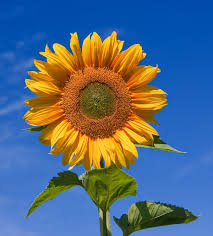
#> input picture images/flower.jpg, 213 x 236 px, found by its file name
$ jupyter execute Canny.ipynb   (shell and % lines are left out)
#> lines starting #> are read from the running program, lines starting #| are printed output that depends on the picture; after the words box and inside, x2 and y2 are one past the last pixel; in counts of white or black regions, pixels touching at a corner belong together
[cell 1]
import numpy as np
import matplotlib.pyplot as plt
import cv2

[cell 2]
image = cv2.imread('images\\flower.jpg')
#> image is the input picture: shape (236, 213, 3); mean B, G, R 128, 106.5, 84.7
image_copy = np.copy(image)
image_copy = cv2.cvtColor(image_copy,cv2.COLOR_BGR2RGB)
plt.imshow(image_copy)

[cell 3]
gray = cv2.cvtColor(image_copy,cv2.COLOR_RGB2GRAY)
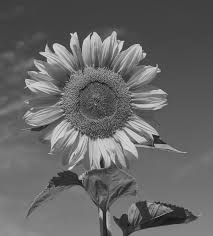
#> gray: shape (236, 213); min 11, max 229, mean 102.4
plt.imshow(gray,cmap = 'gray')

[cell 4]
# Apply canny edge detection
lower = 200
upper = 240
edges = cv2.Canny(gray,lower,upper)
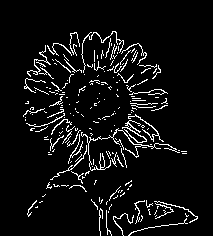
#> edges: shape (236, 213); 6.4% white in thin lines or dots, all inside (x1, y1, x2, y2) = (23, 31, 198, 236)
plt.imshow(edges,cmap = 'gray')

[cell 5]
edges = cv2.Canny(gray,100,250)
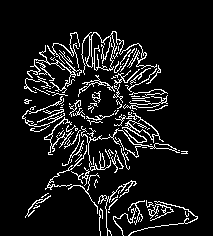
#> edges: shape (236, 213); 9.3% white in thin lines or dots, all inside (x1, y1, x2, y2) = (22, 31, 198, 236)
edges1 = cv2.Canny(gray,50,80)
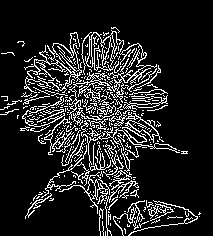
#> edges1: shape (236, 213); 13.8% white in thin lines or dots, all inside (x1, y1, x2, y2) = (0, 27, 201, 236)

f,(ax1,ax2) = plt.subplots(1,2,figsize =(20,10))

ax1.set_title('wide')
ax1.imshow(edges,cmap = 'gray')

ax2.set_title('tight')
ax2.imshow(edges1,cmap = 'gray')

$ run again, with images/balloons.jpg copied over images/flower.jpg
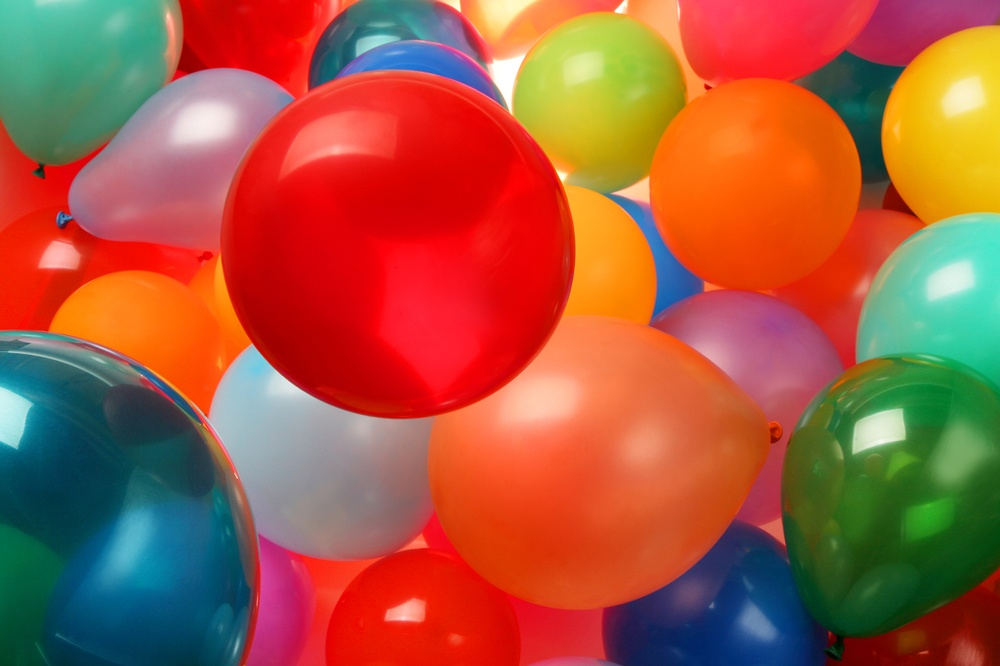
#> input picture images/balloons.jpg, 1000 x 666 px, shrunk from 2000 x 1333 before the run, found by its file name
#> image is the input picture: shape (666, 1000, 3); mean B, G, R 63.8, 88.9, 165.2
#> `edges = cv2.Canny(gray,lower,upper)`:
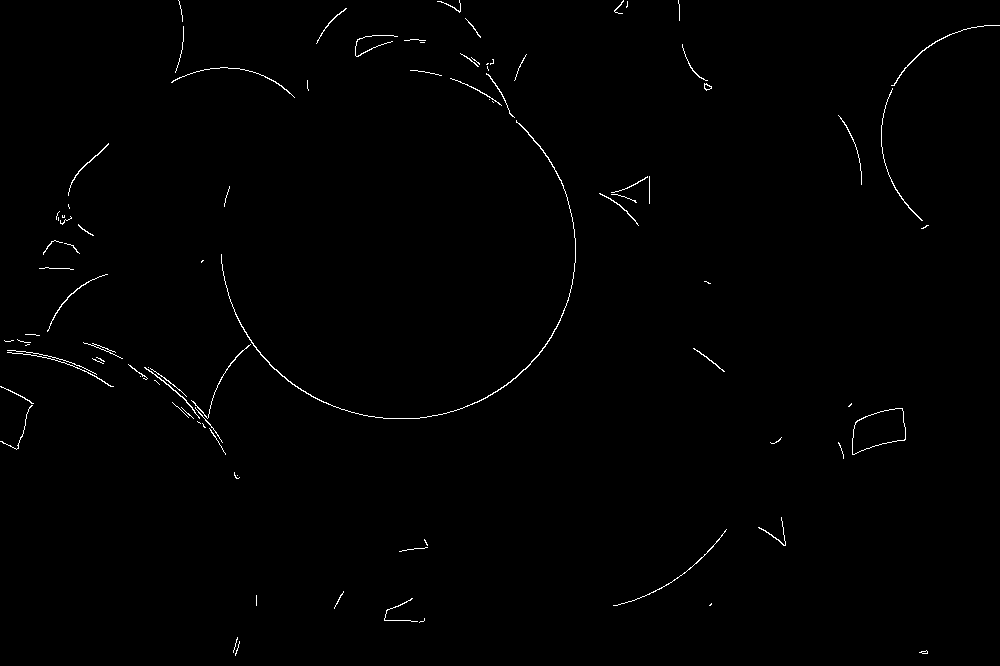
#> edges: shape (666, 1000); 0.65% white in thin lines or dots
#> `edges1 = cv2.Canny(gray,50,80)`:
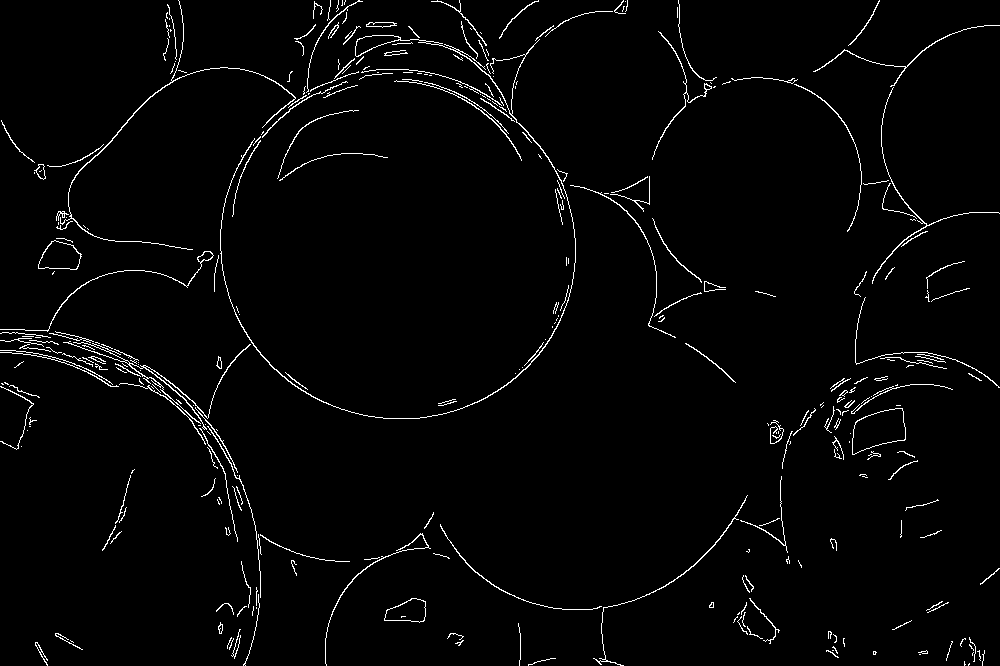
#> edges1: shape (666, 1000); 2.3% white in thin lines or dots
